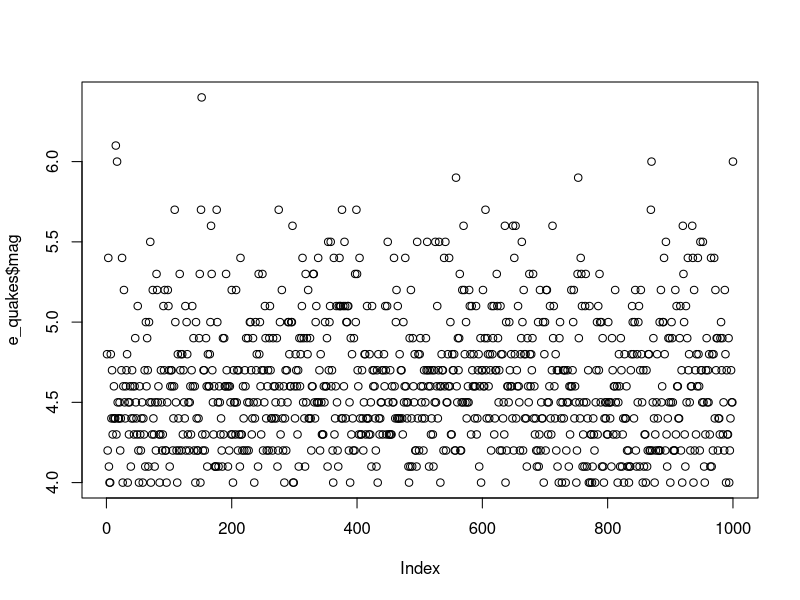
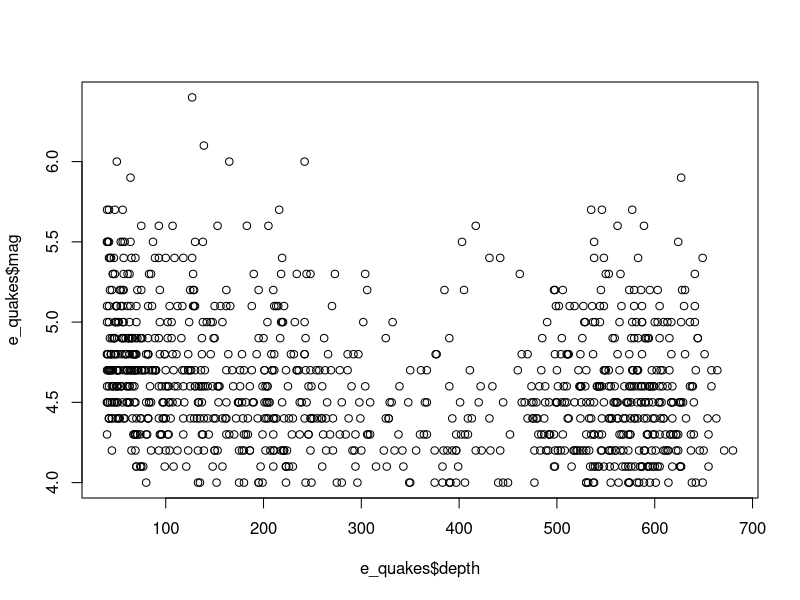
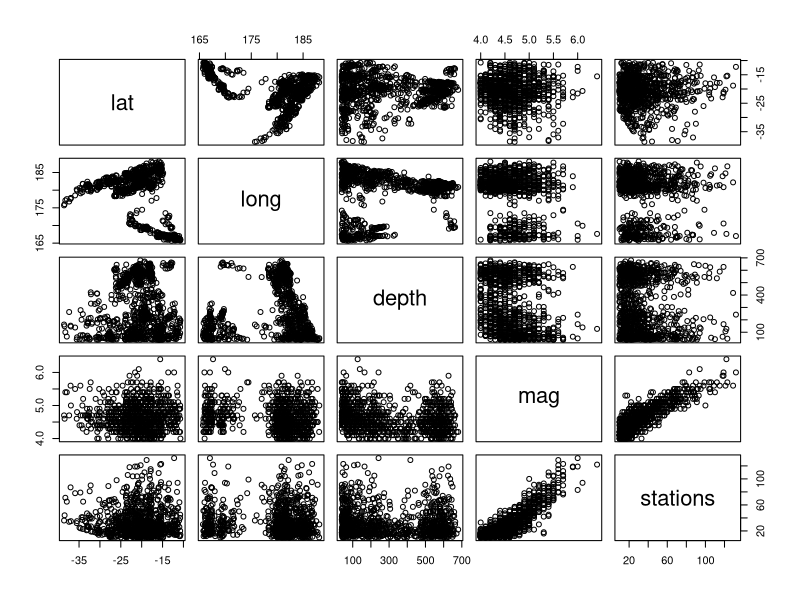
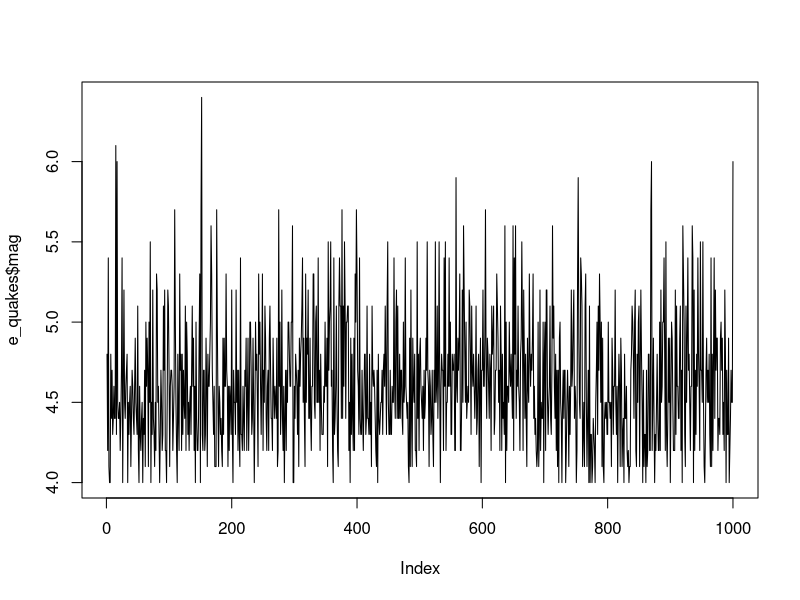
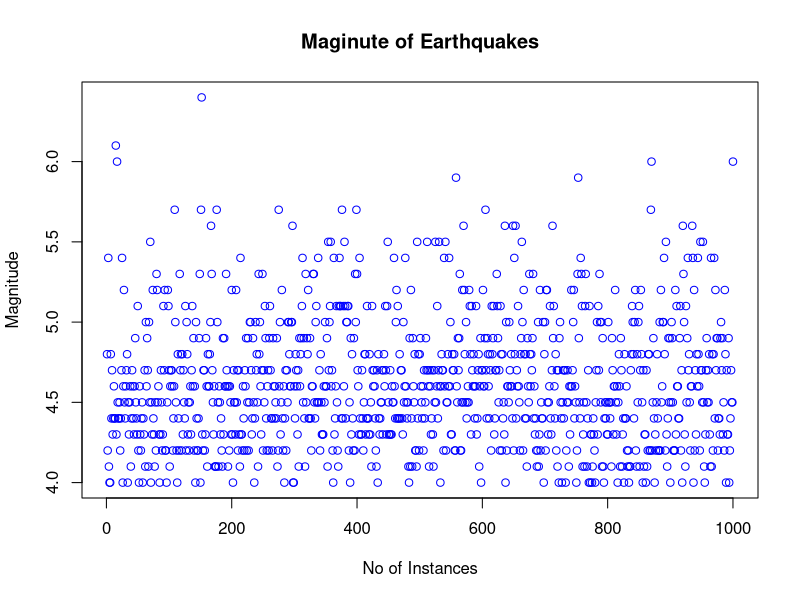
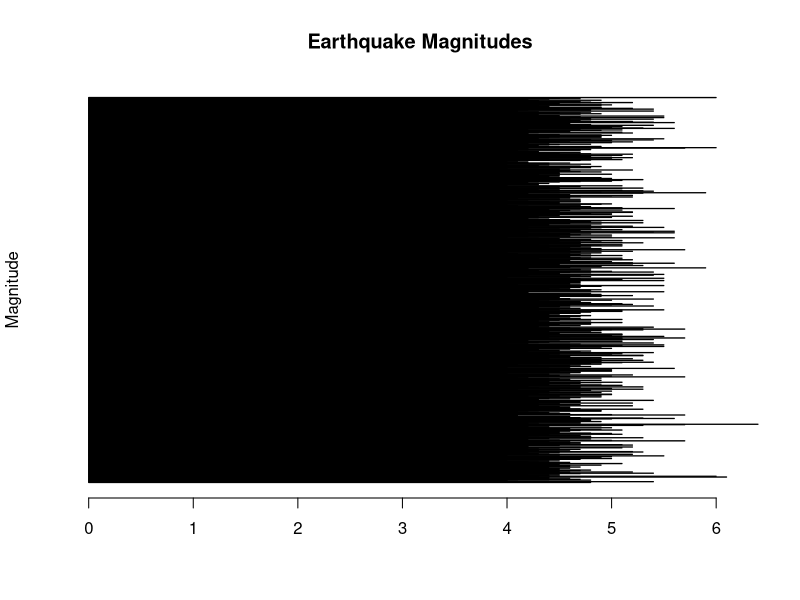
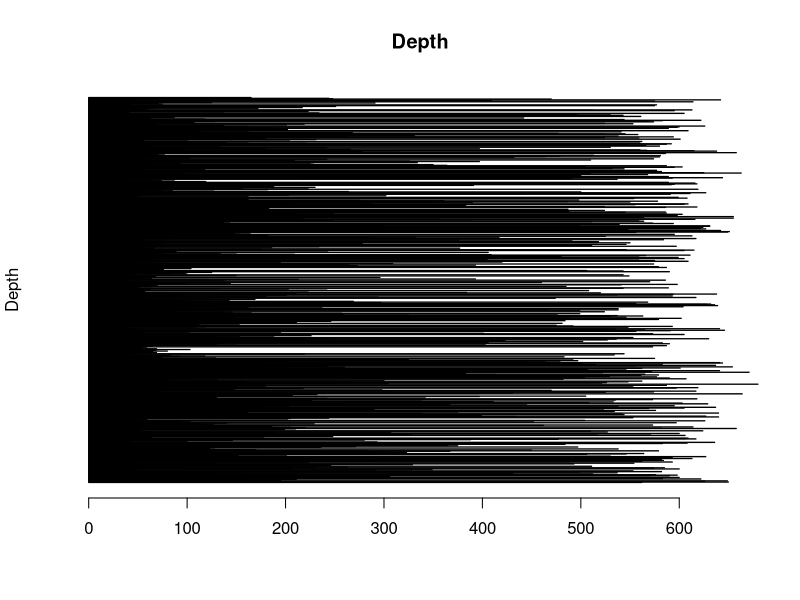
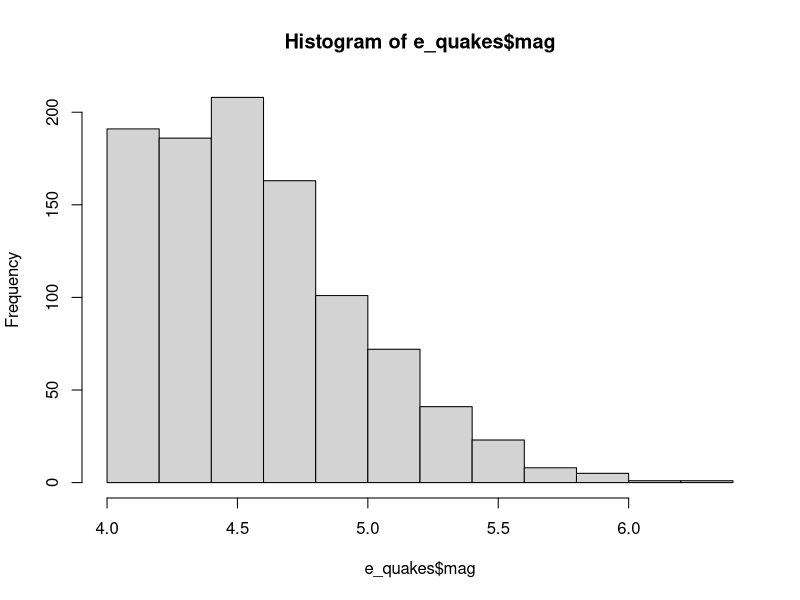

Write the R code that produced these figures, in order. (Note: this script raises an error after producing the figures.)
#To call from files: e_quakes=read.csv ('path/quakes.csv', header=TRUE, sep=",")

#To call from inbuilt R dataset
e_quakes<-datasets::quakes

#To print first 10 and last 10 lines
head(e_quakes,10)
tail(e_quakes,10)

#To extract specific column(s)
e_quakes[,c(1,2)]
e_quakes$lat
df <- e_quakes[,-5]

#For descriptive stats
summary(e_quakes$lat)
summary(e_quakes)

#Scatter Plot
plot(e_quakes$mag)
plot(e_quakes$depth, e_quakes$mag)
plot(e_quakes)

# points and lines 
plot(e_quakes$mag, type= "l") # p: points, l: lines,b: both
plot(e_quakes$mag, xlab = 'No of Instances', 
     ylab = 'Magnitude', main = 'Maginute of Earthquakes',
     col = 'blue')

# Horizontal bar plot
barplot(e_quakes$mag, main = 'Earthquake Magnitudes',
        ylab = 'Magnitude', col= 'blue',horiz = T,axes=T)
barplot(e_quakes$depth, main = 'Depth',
        ylab = 'Depth', col= 'blue',horiz = T,axes=T)

#Histogram
hist(e_quakes$mag)

#Single box plot
boxplot(e_quakes$mag,main="Boxplot")
#Finding values of outliers
boxplot.stats(e_quakes$mag)$out

# Multiple box plots
boxplot(e_quakes[,1:4],main='Multiple')

#MULTIPLE GRAPHS IN ONE IMAGE/PANEL
##no of rows and columns(mfrow),
##dimensions of margin of the grid(mar), 
##position of the axes labels(las: 1 for horizontal, las: 0 for vertical)
##whether a box/border is to be included around the plot (bty) - o means yes, n means no
par(mfrow=c(3,3),mar=c(2,5,2,1),  las=0, bty="o")
 #now put any 9 graphs because 3rowx3col grid
 plot(e_quakes$mag)
 plot(e_quakes$depth, e_quakes$mag)
 barplot(e_quakes$mag, main = 'Earthquake Magnitudes',
         ylab = 'Magnitude', col= 'blue',horiz = T,axes=T)
 barplot(e_quakes$depth, main = 'Depth',
         ylab = 'Depth', col= 'blue',horiz = T,axes=T)
 plot(e_quakes$mag, type= "l") # p: points, l: lines,b: both
 plot(e_quakes$mag, xlab = 'No of Instances', 
      ylab = 'Magnitude', main = 'Maginute of Earthquakes',
      col = 'blue')
 hist(e_quakes$mag)
 boxplot(e_quakes$mag,main="Boxplot")
 boxplot(e_quakes[,1:4],main='Multiple')
 
#Other features for descriptive statistical analysis
 ##na.rm is to remove any NA values within the data
sd(e_quakes$mag,na.rm = T)
sd(e_quakes$depth,na.rm = T)

var(e_quakes$mag,na.rm = T)
var(e_quakes$depth,na.rm = T)

#search for required package to install on RDocumentation website, find package name (e1071) and install
#Then search for it in packages list on R and tick the checkbox
skewness(e_quakes$mag,na.rm = T)
skewness(e_quakes$depth,na.rm = T)

kurtosis(e_quakes$mag,na.rm = T)
kurtosis(e_quakes$depth,na.rm = T)
